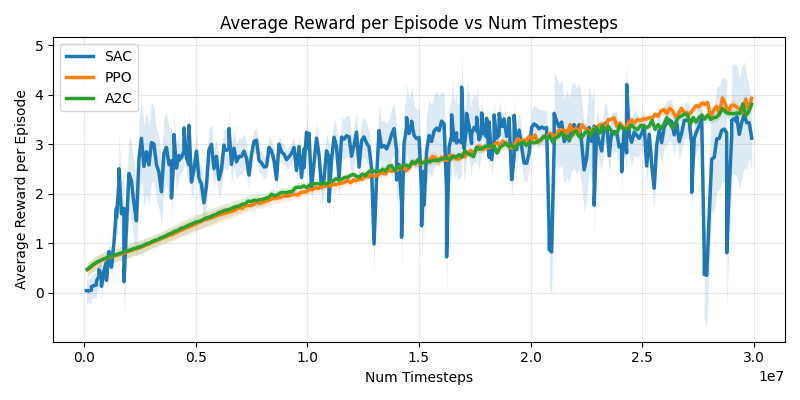

This figure's Python source:
# import pandas as pd
# import matplotlib.pyplot as plt
# import os

# # Define the algorithms and their corresponding file paths
# data_sources = {
#     'SAC': 'SAC/train_log_plots/train_log_data.csv',
#     'PPO': 'PPO/train_log_plots/train_log_data.csv',
#     'A2C': 'A2C/train_log_plots/train_log_data.csv'
# }

# plt.figure(figsize=(6, 4))

# for algo, file_path in data_sources.items():
#     # Check if file exists to avoid crashing
#     if not os.path.exists(file_path):
#         print(f"Warning: File not found for {algo} at {file_path}")
#         continue

#     # Load the data
#     df = pd.read_csv(file_path)

#     # Filter out rows with NaN values in the columns of interest
#     df_clean = df.dropna(subset=['num_timesteps', 'average_reward_per_episode'])

#     # Filter out rows where average_reward_per_episode is 0
#     df_clean = df_clean[df_clean['average_reward_per_episode'] != 0]

#     # Apply specific scaling for SAC
#     if algo == 'SAC':
#         df_clean['average_reward_per_episode'] = df_clean['average_reward_per_episode'] / 64

#     # Plot the data
#     # Removed marker='o' and markersize
#     # Added linewidth=2.5 for a solid, constant thickness
#     plt.plot(df_clean['num_timesteps'], df_clean['average_reward_per_episode'], 
#              linestyle='-', linewidth=1.5, label=algo)

# # Add labels, title, and legend
# #plt.title('Average Reward per Episode vs Num Timesteps (SAC, PPO, A2C)')
# plt.xlabel('Timestep')
# plt.ylabel('Average Reward per Episode')
# plt.legend()
# plt.grid(True)

# # Show the plot
# plt.tight_layout()
# plt.savefig('average_reward_vs_timesteps.png')
# plt.savefig('average_reward_vs_timesteps.pdf')

import pandas as pd
import matplotlib.pyplot as plt
import os

# ---------------------------------------------------------
# Configuration
# ---------------------------------------------------------
# Define the algorithms and their corresponding file paths
data_sources = {
    'SAC': 'SAC/train_log_plots/train_log_data.csv',
    'PPO': 'PPO/train_log_plots/train_log_data.csv',
    'A2C': 'A2C/train_log_plots/train_log_data.csv'
}

# Window size for the rolling standard deviation
# Increase this (e.g., to 20) for a smoother, wider shadow.
# Decrease this (e.g., to 5) for a sharper, more jagged shadow.
ROLLING_WINDOW = 20 

# ---------------------------------------------------------
# Plotting
# ---------------------------------------------------------
plt.figure(figsize=(8, 4))

for algo, file_path in data_sources.items():
    # Check if file exists
    if not os.path.exists(file_path):
        print(f"Warning: File not found for {algo} at {file_path}")
        continue

    # Load the data
    df = pd.read_csv(file_path)

    # 1. Filter out NaNs
    df_clean = df.dropna(subset=['num_timesteps', 'average_reward_per_episode'])
    
    # 2. Filter out 0 entries (as per your request)
    df_clean = df_clean[df_clean['average_reward_per_episode'] != 0]

    # 3. Apply specific scaling for SAC
    if algo == 'SAC':
        df_clean['average_reward_per_episode'] = df_clean['average_reward_per_episode'] / 100.0

    # Sort by timesteps to ensure rolling calculation is correct
    df_clean = df_clean.sort_values('num_timesteps')

    # 4. Calculate Rolling Statistics
    # We use the rolling standard deviation of the *reward* itself to show stability
    reward_mean = df_clean['average_reward_per_episode']
    reward_std_shadow = df_clean['average_reward_per_episode'].rolling(window=ROLLING_WINDOW).std()
    
    # Backfill the first few NaNs so the shadow starts at t=0
    reward_std_shadow = reward_std_shadow.bfill()

    # 5. Plot the Mean Line
    line, = plt.plot(df_clean['num_timesteps'], reward_mean, 
                     linestyle='-', linewidth=2.5, label=algo)
    
    # Get the color of the line so the shadow matches
    color = line.get_color()

    # 6. Plot the Shadow (Mean +/- Rolling Std)
    plt.fill_between(df_clean['num_timesteps'], 
                     reward_mean - reward_std_shadow,
                     reward_mean + reward_std_shadow,
                     color=color, alpha=0.15, linewidth=0)

# Add labels, title, and legend
plt.title('Average Reward per Episode vs Num Timesteps')
plt.xlabel('Num Timesteps')
plt.ylabel('Average Reward per Episode')
plt.legend(loc='upper left')
plt.grid(True, alpha=0.3)


plt.tight_layout()
plt.savefig('average_reward_vs_timesteps.png')
plt.savefig('average_reward_vs_timesteps.pdf')
